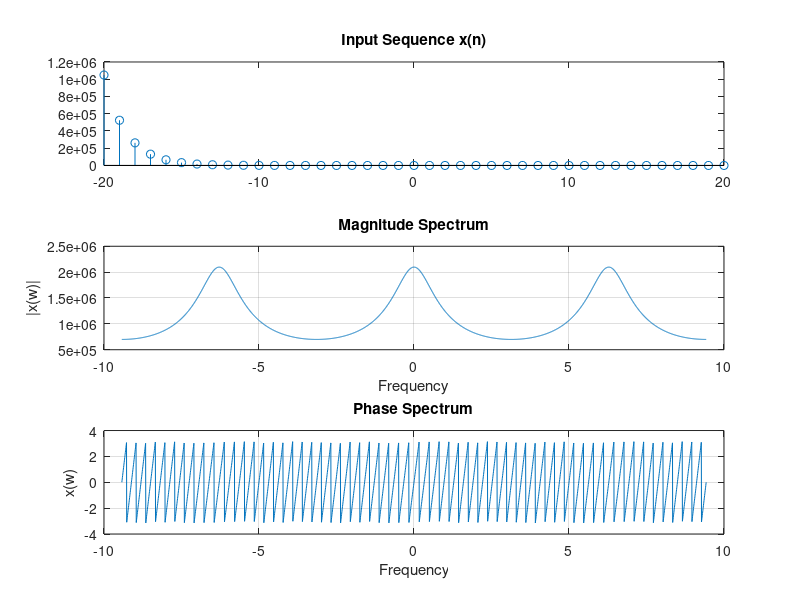

MATLAB code for this plot:
n=[-20:20];
u_n = (n<=0);
a=0.5;
xn=a.^n.*u_n;
subplot(311);
stem(n,xn);
subplot(311);
stem(n,xn);
title('Input Sequence x(n)');
k=-1500:1500;
w=(pi/500).*k;
for a=1:length(w)
y(a) = sum(xn.*exp(-j*w(a)*n));
end
subplot(312);
plot(w,abs(y));
grid;
title('Magnitude Spectrum');
xlabel('Frequency');
ylabel('|x(w)|');
subplot(313);
plot(w,angle(y));
grid;
title('Phase Spectrum');
xlabel('Frequency');
ylabel('x(w)');

